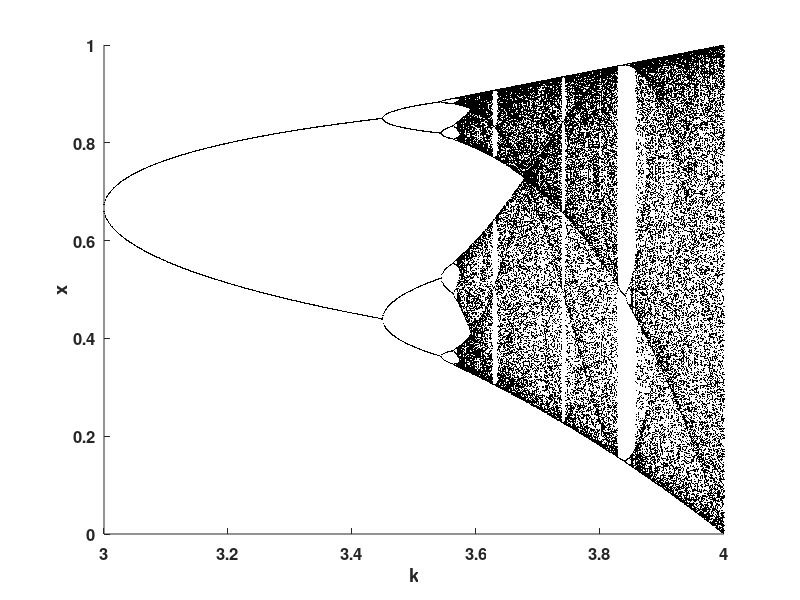

Here is the MATLAB script that generated this plot:
clear
%initial condition
x(1)=0.111; 
% parameter interval
k_min=3;
k_max=4;
%iteration step
t=0.001;
k_interval=k_min:t:k_max;
pos=0; %internal variable for position counting
%iteration parameters
N=10^3;
m=150;
for k=k_interval
    pos=pos+1;
    for i=2:N
        x(i)=k*x(i-1)*(1-x(i-1)); %logistic map
   end
    M(:,pos)=x(end-m+1:end)';
end
hold all
plot(k_interval,M,'.k','MarkerSize',2)
xlabel('k')
ylabel('x')
set(gca,'fontsize',12)
set(gca,'fontweight','bold')